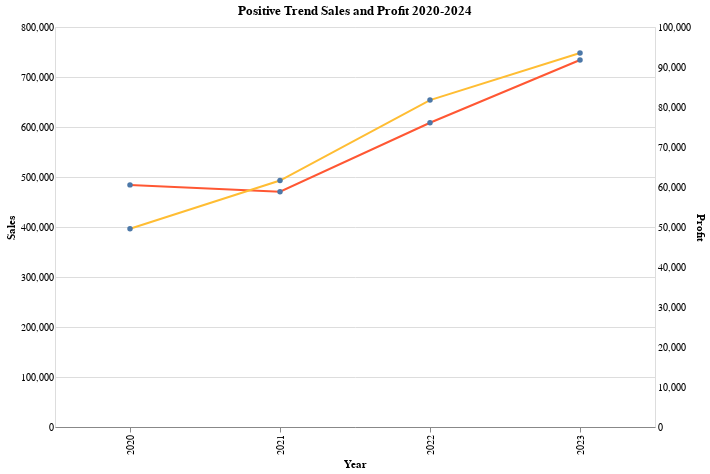

Here is the notebook cell this chart was saved with:
### Code cell
# Creating the Altair chart
sales_chart = alt.Chart(sales_profit_by_year).mark_line(point=True, color='#FF5733').encode(
    x=alt.X('Order Date:O', title='Year'),
    y=alt.Y('Sales:Q', title='Sales', axis=alt.Axis(ticks=False, domain=False)),
    tooltip=[alt.Tooltip('Sales:Q', title='Sales', format='.2f')]
)

profit_chart = alt.Chart(sales_profit_by_year).mark_line(point=True, color='#FFBD33').encode(
    x=alt.X('Order Date:O', title='Year'),
    y=alt.Y('Profit:Q', title='Profit', axis=alt.Axis(ticks=False, domain=False)),
    tooltip=[alt.Tooltip('Profit:Q', title='Profit', format='.2f')]
)

# Layering sales and profit charts
chart = alt.layer(sales_chart, profit_chart).resolve_scale(
    y='independent'  # Ensure separate scales for y-axes
).properties(
    title='Positive Trend Sales and Profit 2020-2024',
    width=600,
    height=400
)

chart

### Figure 1 — Vega specification as saved in the notebook (floating-point values rounded to 4 significant figures)
{"$schema": "https://vega.github.io/schema/vega/v5.json", "data": [{"name": "source_0", "values": [{"Order Date": 2020, "Profit": 49540.0, "Sales": 484200.0}, {"Order Date": 2021, "Profit": 61620.0, "Sales": 470500.0}, {"Order Date": 2022, "Profit": 81730.0, "Sales": 608500.0}, {"Order Date": 2023, "Profit": 93510.0, "Sales": 733900.0}]}, {"name": "data_1", "values": [{"Order Date": 2020, "Sales": 484200.0}, {"Order Date": 2021, "Sales": 470500.0}, {"Order Date": 2022, "Sales": 608500.0}, {"Order Date": 2023, "Sales": 733900.0}]}, {"name": "data_2", "values": [{"Order Date": 2020, "Profit": 49540.0}, {"Order Date": 2021, "Profit": 61620.0}, {"Order Date": 2022, "Profit": 81730.0}, {"Order Date": 2023, "Profit": 93510.0}]}, {"name": "source_0_x_domain_Order Date_0", "values": [{"Order Date": 2020}, {"Order Date": 2021}, {"Order Date": 2022}, {"Order Date": 2023}]}, {"name": "data_1_x_domain_Order Date_1", "values": [{"Order Date": 2020}, {"Order Date": 2021}, {"Order Date": 2022}, {"Order Date": 2023}]}, {"name": "data_2_x_domain_Order Date_2", "values": [{"Order Date": 2020}, {"Order Date": 2021}, {"Order Date": 2022}, {"Order Date": 2023}]}], "marks": [{"type": "line", "name": "layer_0_layer_0_marks", "from": {"data": "source_0"}, "sort": {"field": "datum[\"Order Date\"]"}, "encode": {"update": {"tooltip": {"signal": "{\"Sales\": format(datum[\"Sales\"], \".2f\")}"}, "description": {"signal": "\"Year: \" + (isValid(datum[\"Order Date\"]) ? datum[\"Order Date\"] : \"\"+datum[\"Order Date\"]) + \"; Sales: \" + (format(datum[\"Sales\"], \"\"))"}, "x": {"field": "Order Date", "scale": "x"}, "defined": {"signal": "isValid(datum[\"Sales\"]) && isFinite(+datum[\"Sales\"])"}, "y": {"field": "Sales", "scale": "layer_0_y"}, "stroke": {"value": "#FF5733"}}}, "style": ["line"]}, {"type": "symbol", "name": "layer_0_layer_1_marks", "from": {"data": "data_1"}, "encode": {"update": {"ariaRoleDescription": {"value": "point"}, "fill": {"value": "#4c78a8"}, "y": {"field": "Sales", "scale": "layer_0_y"}, "x": {"field": "Order Date", "scale": "x"}, "opacity": {"value": 1}, "description": {"signal": "\"Year: \" + (isValid(datum[\"Order Date\"]) ? datum[\"Order Date\"] : \"\"+datum[\"Order Date\"]) + \"; Sales: \" + (format(datum[\"Sales\"], \"\"))"}, "tooltip": {"signal": "{\"Sales\": format(datum[\"Sales\"], \".2f\")}"}}}, "style": ["point"]}, {"type": "line", "name": "layer_1_layer_0_marks", "from": {"data": "source_0"}, "sort": {"field": "datum[\"Order Date\"]"}, "encode": {"update": {"x": {"field": "Order Date", "scale": "x"}, "tooltip": {"signal": "{\"Profit\": format(datum[\"Profit\"], \".2f\")}"}, "stroke": {"value": "#FFBD33"}, "description": {"signal": "\"Year: \" + (isValid(datum[\"Order Date\"]) ? datum[\"Order Date\"] : \"\"+datum[\"Order Date\"]) + \"; Profit: \" + (format(datum[\"Profit\"], \"\"))"}, "defined": {"signal": "isValid(datum[\"Profit\"]) && isFinite(+datum[\"Profit\"])"}, "y": {"field": "Profit", "scale": "layer_1_y"}}}, "style": ["line"]}, {"type": "symbol", "name": "layer_1_layer_1_marks", "from": {"data": "data_2"}, "encode": {"update": {"fill": {"value": "#4c78a8"}, "ariaRoleDescription": {"value": "point"}, "opacity": {"value": 1}, "description": {"signal": "\"Year: \" + (isValid(datum[\"Order Date\"]) ? datum[\"Order Date\"] : \"\"+datum[\"Order Date\"]) + \"; Profit: \" + (format(datum[\"Profit\"], \"\"))"}, "x": {"field": "Order Date", "scale": "x"}, "y": {"field": "Profit", "scale": "layer_1_y"}, "tooltip": {"signal": "{\"Profit\": format(datum[\"Profit\"], \".2f\")}"}}}, "style": ["point"]}], "scales": [{"name": "x", "type": "point", "domain": {"fields": [{"data": "source_0_x_domain_Order Date_0", "field": "Order Date"}, {"data": "data_1_x_domain_Order Date_1", "field": "Order Date"}, {"data": "data_2_x_domain_Order Date_2", "field": "Order Date"}], "sort": true}, "range": [0, {"signal": "width"}], "padding": 0.5}, {"name": "layer_0_y", "type": "linear", "domain": {"fields": [{"data": "source_0", "field": "Sales"}, {"data": "data_1", "field": "Sales"}]}, "range": [{"signal": "height"}, 0], "nice": true, "zero": true}, {"name": "layer_1_y", "type": "linear", "domain": {"fields": [{"data": "source_0", "field": "Profit"}, {"data": "data_2", "field": "Profit"}]}, "range": [{"signal": "height"}, 0], "nice": true, "zero": true}], "axes": [{"scale": "layer_0_y", "aria": false, "zindex": 0, "ticks": false, "labels": false, "maxExtent": 0, "grid": true, "orient": "left", "tickCount": {"signal": "ceil(height/40)"}, "domain": false, "gridScale": "x", "minExtent": 0}, {"scale": "x", "labelBaseline": "middle", "orient": "bottom", "title": "Year", "zindex": 0, "grid": false, "labelAngle": 270, "labelAlign": "right"}, {"scale": "layer_0_y", "zindex": 0, "orient": "left", "ticks": false, "tickCount": {"signal": "ceil(height/40)"}, "grid": false, "title": "Sales", "domain": false, "labelOverlap": true}, {"scale": "layer_1_y", "ticks": false, "title": "Profit", "tickCount": {"signal": "ceil(height/40)"}, "zindex": 0, "orient": "right", "labelOverlap": true, "domain": false, "grid": false}], "title": {"text": "Positive Trend Sales and Profit 2020-2024", "frame": "group"}, "style": "cell", "background": "white", "padding": 5, "width": 600, "height": 400}
